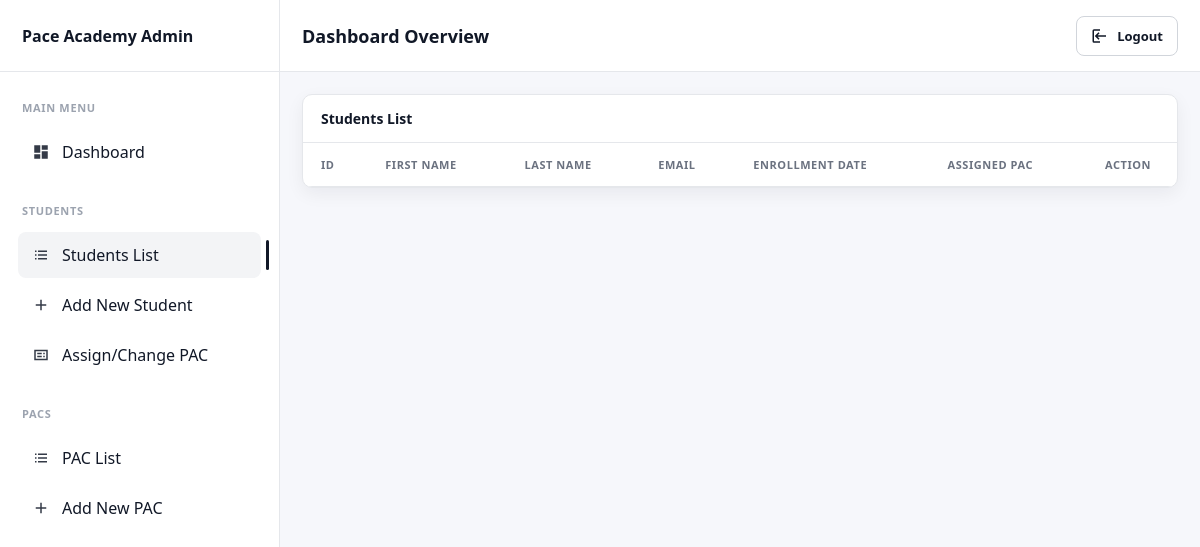
Page /student_list/ on the earlier database version.
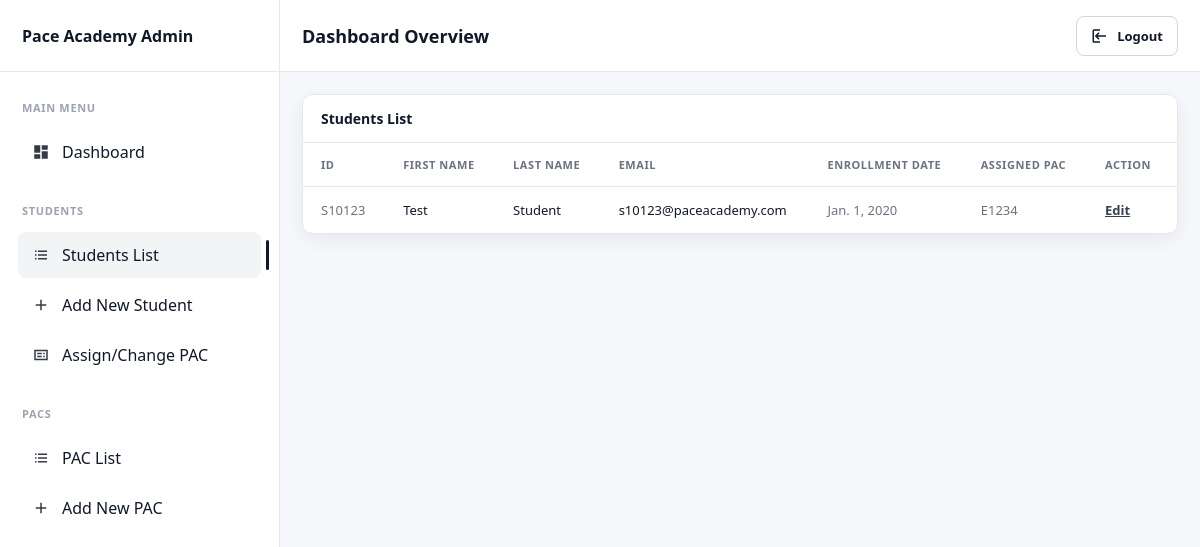
Same page on the later database version.
### pacapp/models.py (models this page shows, shortened)
class Students(models.Model):
    student_id = models.IntegerField()
    first_name = models.CharField(max_length=100)
    last_name = models.CharField(max_length=100)
    email = models.EmailField()
    enrollment_date = models.DateField()
    assigned_pac = models.ForeignKey(Pacs, on_delete=models.CASCADE, related_name='students', null=True, blank=True)

class Pacs(models.Model):
    pac_id = models.IntegerField(primary_key=True)
    first_name = models.CharField(max_length=100)
    last_name = models.CharField(max_length=100)
    email = models.EmailField()

### pacapp/views.py (the view)
# urls.py: path("student_list/", views.student_list_view, name="student_list"),
def student_list_view(request):
    student=Students.objects.all()
    context={
        'students':student,
        'active_page': 'student_list',
    }
    return render(request, "pacapp/student_list.html", context)

### pacapp/templates/pacapp/student_list.html (shortened to what this page needs)
{% extends "pacapp/dashboard_base.html" %}
{% load static %}
{% block page_title %}Dashboard Overview{% endblock %}
{% block extra_css %}
<link rel="stylesheet" href="{% static 'pacapp/student_list.css' %}">
{% endblock %}
{% block content %}
<section class="card">
  <div class="card-header">
    <h2 class="card-title">Students List</h2>
  </div>
  <div class="card-body">
    <table class="table table-students">
      <thead>
        <tr>
          <th>ID</th>
          <th>FIRST NAME</th>
          <th>LAST NAME</th>
          <th>EMAIL</th>
          <th>ENROLLMENT DATE</th>
          <th>ASSIGNED PAC</th>
          <th>ACTION</th>
        </tr>
      </thead>
      <tbody>
        {% for student in students %}
        <tr>
          <td class="muted">S{{student.student_id}}</td>
          <td>{{student.first_name}}</td>
          <td>{{student.last_name}}</td>
          <td>{{student.email}}</td>
          <td class="muted">{{student.enrollment_date}}</td>
          <td class="muted">E{{student.assigned_pac.pac_id|default:"N/A"}}</td>
          <td><a class="action-link" href="{% url 'student_edit' pk=student.id %}">Edit</a></td>
        </tr>
        {% endfor %}
      </tbody>
    </table>
  </div>
</section>
{% endblock %}

Differences in the rows shown:
added Students: student_id "10123", first_name "Test", last_name "Student", email "s10123@paceacademy.com", enrollment_date "Jan. 1, 2020", assigned_pac.pac_id "1234"
